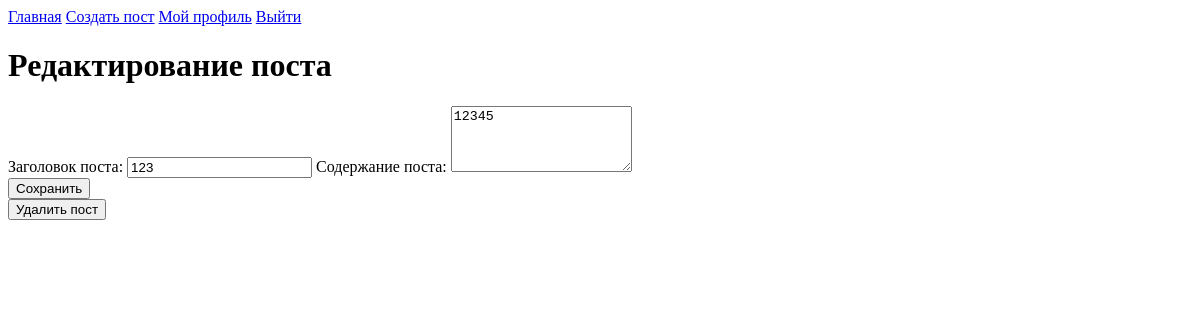
Before: /edit_post/1 (signed in) with the older database file.
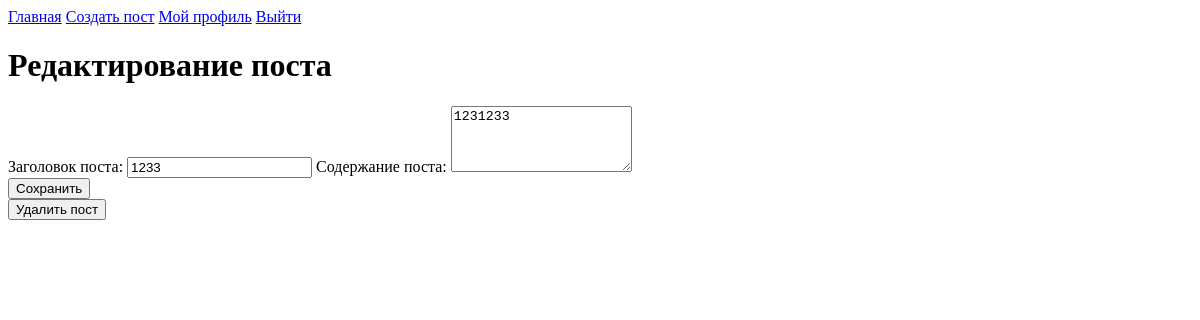
After: the same page with the newer database file.
### app/app_service.py (models this page shows)
class Post(db.Model):
    id = db.Column(db.Integer, primary_key=True)
    title = db.Column(db.String(100), nullable=False)
    content = db.Column(db.String(255), nullable=False)
    created_at = db.Column(db.DateTime, default=datetime.now)
    user_id = db.Column(db.Integer, db.ForeignKey('user.id'), nullable=False)
    author = db.relationship('User', backref='posts')
    comments = db.relationship('Comment', backref='post', lazy='dynamic')

### app/app_service.py (the view)
@app.route('/edit_post/<int:post_id>', methods=['GET', 'POST'])
@limiter.limit("3 per second")
@login_required
def edit_post(post_id):
    post = Post.query.get(post_id)
    if not post:
        flash('Пост не найден.', 'error')
        return redirect(url_for('index'))
    if post.user_id != current_user.id:
        flash('Вы не можете редактировать чужой пост.', 'error')
        return redirect(url_for('index'))
    if request.method == 'POST':
        post.title = request.form['title']  # Update title
        post.content = request.form['content']  # Update content
        db.session.commit()
        flash('Пост успешно отредактирован.', 'success')
        return redirect(url_for('index'))
    return render_template('edit_post.html', title='Редактирование поста', post=post)

### app/app_service.py (called while the page is built)
@login_manager.user_loader
def load_user(user_id):
    return User.query.get(int(user_id))

### app/templates/edit_post.html (shortened to what this page needs)
{% extends 'base.html' %}
{% block content %}
    <head>
    </head>
    <h1>Редактирование поста</h1>
    <div>
        <form method="POST" action="{{ url_for('edit_post', post_id=post.id) }}">
            <div>
                <label for="title">Заголовок поста:</label>
                <input type="text" id="title" name="title" required value="{{ post.title }}">
                <label for="content">Содержание поста:</label>
                <textarea id="content" name="content" rows="4" required>{{ post.content }}</textarea>
            </div>
            <button type="submit">Сохранить</button>
        </form>
        <form method="POST" action="{{ url_for('delete_post', post_id=post.id) }}" onsubmit="return confirm('Вы уверены, что хотите удалить этот пост?');">
            <button type="submit">Удалить пост</button>
        </form>
    </div>
{% endblock %}

Changed rows visible on the page:
changed Post: title "123" → "1233"; content "12345" → "1231233"
